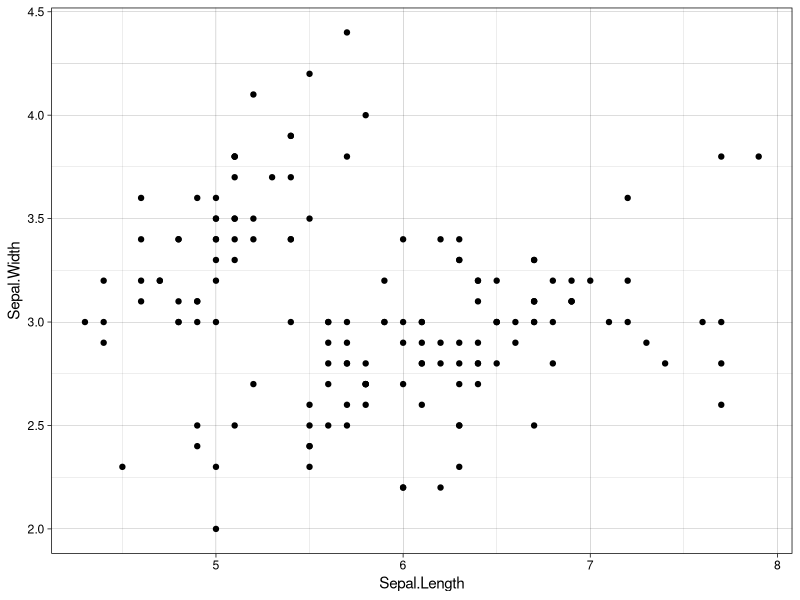
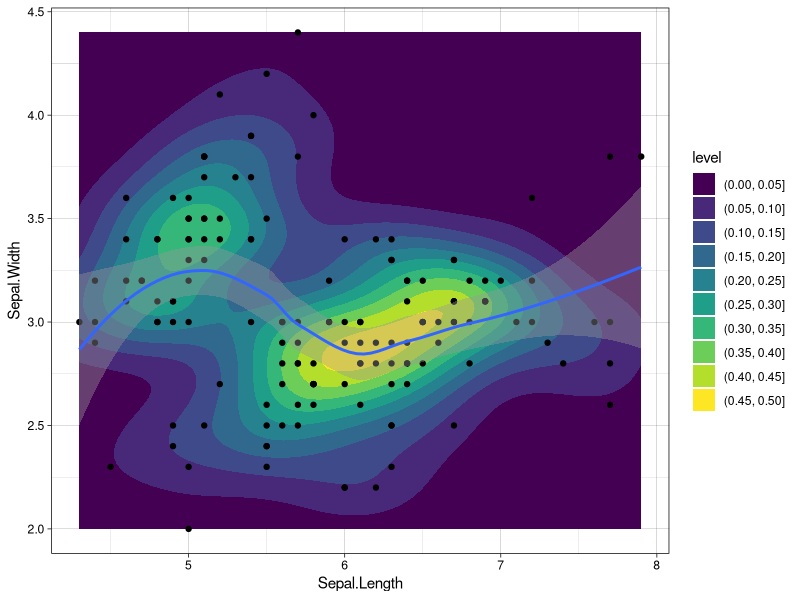
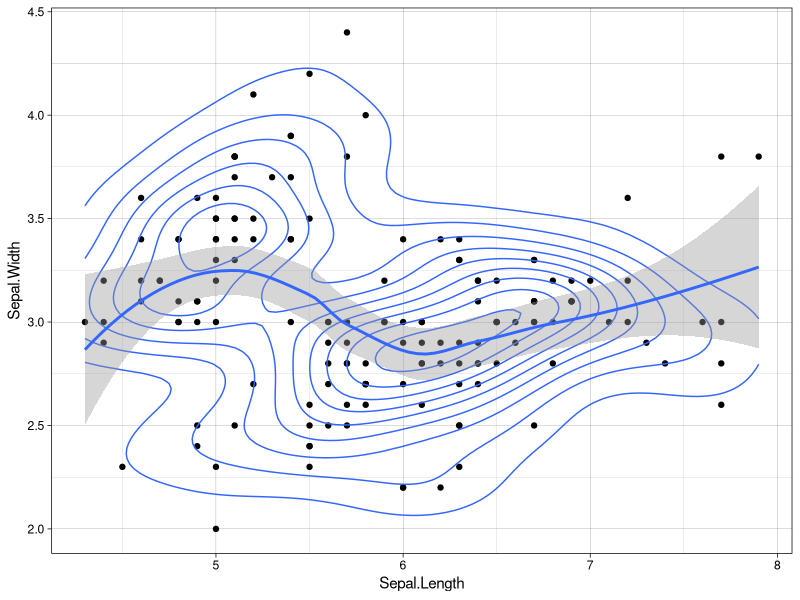
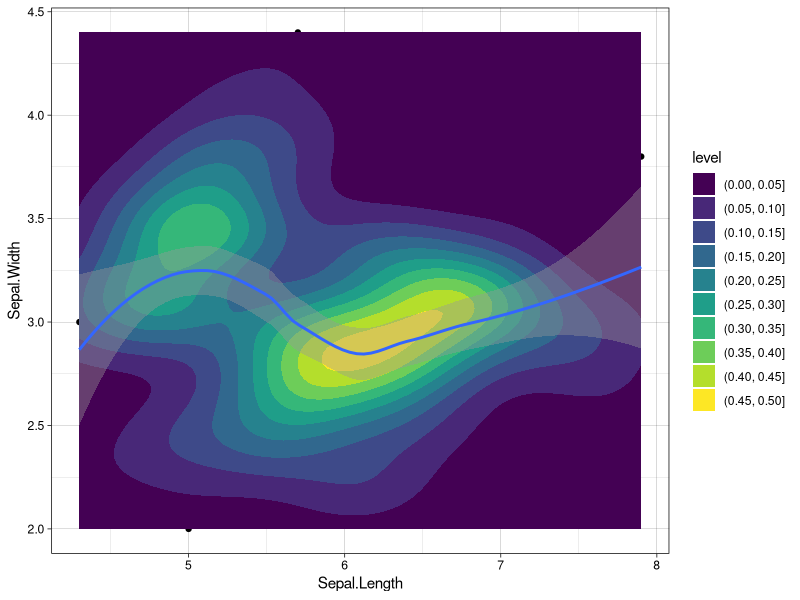
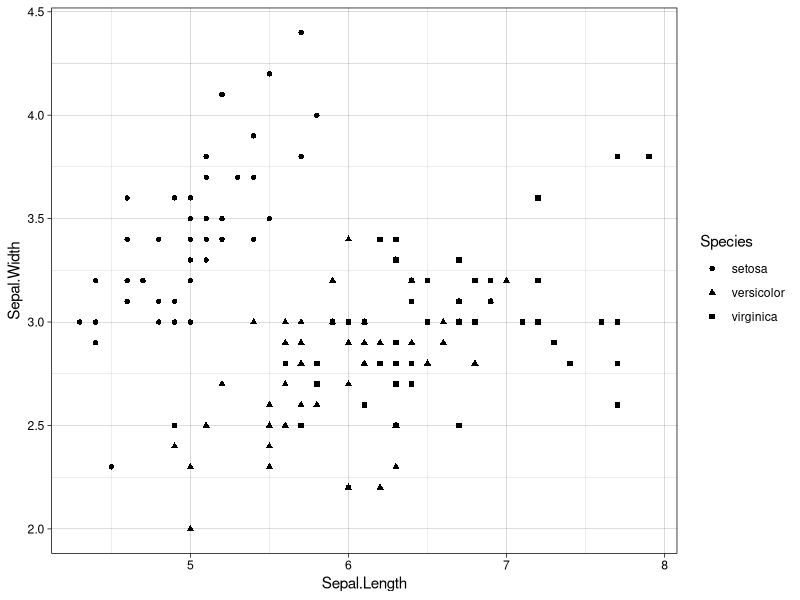
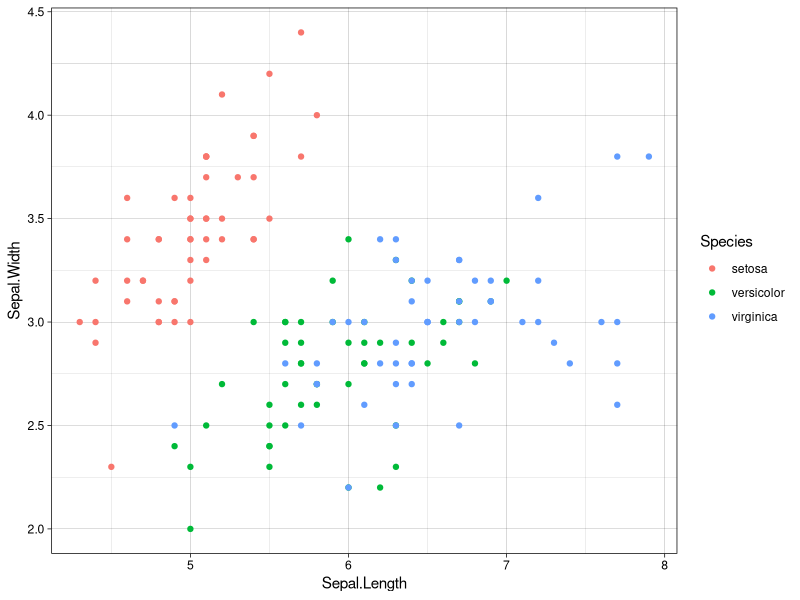
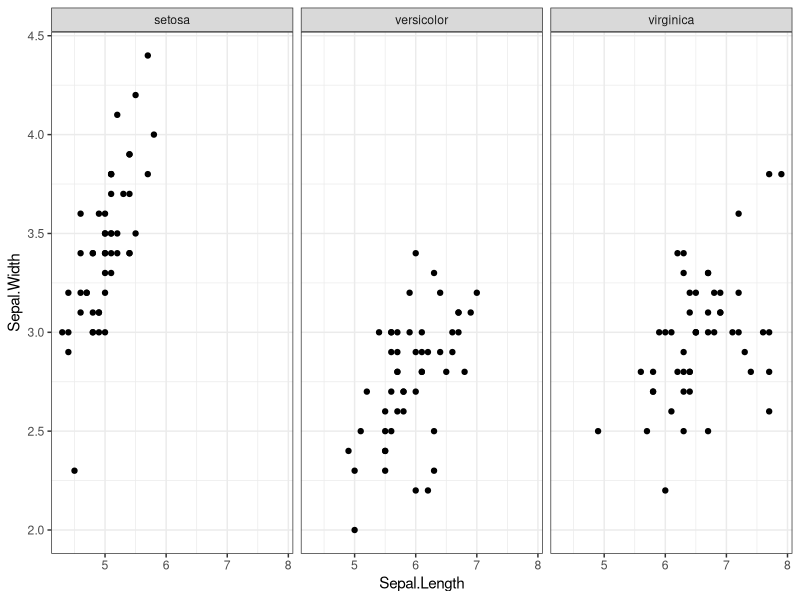
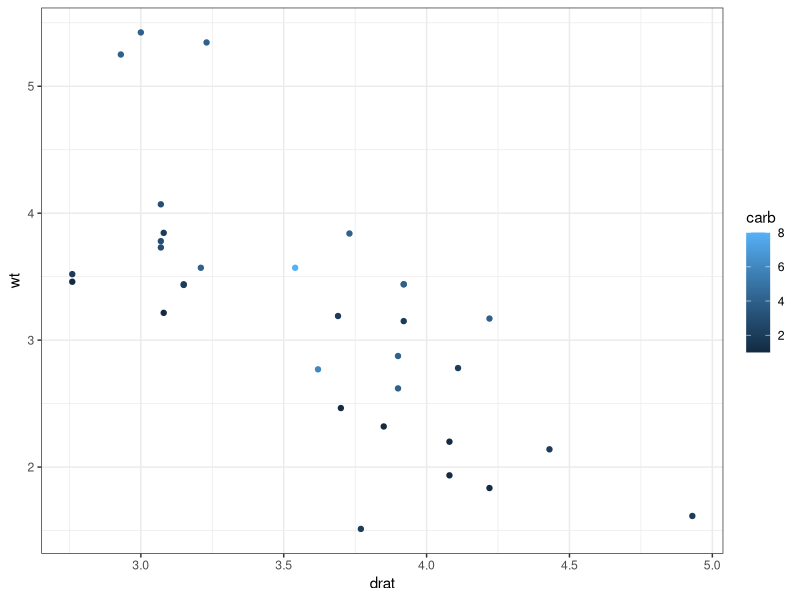

R code for these plots, in order: (Note: this script raises an error after producing the figures.)
install.packages("tidyverse")
library(tidyverse)

myTib = tibble(x = 1:4,
               y = c("london","beijing","las vegas","berlin"))

myTib

data("starwars")
starwars

sequentialTib = tibble(nItems = c(12, 45, 107),
                        cost = c(0.5, 1.2, 1.8),
                        totalWorth = nItems * cost)

sequentialTib

######################
###Exercise 1#########
data("mtcars")
mtcars

mtcarsTib <- as_tibble(mtcars)

mtcarsTib

summary(mtcarsTib)
#####################

library(tibble)
library(dplyr)

data("CO2")
CO2tib = as_tibble(CO2)

CO2tib

selectedData = select(CO2tib, 1, 2, 3, 5)

selectedData

#####################
####Exercise 2#######

selectedDatamtcars = select(mtcarsTib, !7:8)

selectedDatamtcars

#####################

filteredData = filter(selectedData, uptake > 16)

filteredData

#####################
#####Exercise 3######

filteredDatamtcars = filter(mtcarsTib, cyl != 8)

filteredDatamtcars
#####################

groupedData = group_by(filteredData, Plant)

groupedData

summarisedData = summarise(groupedData, meanUp = mean(uptake),
                           sdUp = sd(uptake))

summarisedData

mutatedData = mutate(summarisedData, CV = (sdUp / meanUp) * 100)

mutatedData

arrangedData = arrange(mutatedData, CV)

arrangedData

arrangedData2 = arrange(mutatedData, desc(CV))

arrangedData2

#########################
####Concise version######
library(dplyr)

arrangedData = CO2tib %>%
  select(c(1:3, 5)) %>%
  filter(uptake > 16) %>%
  group_by(Plant) %>%
  summarize(meanUp = mean(uptake), sdUp = sd(uptake)) %>%
  mutate(CV = (sdUp / meanUp) * 100) %>%
  arrange(CV)

arrangedData


#########################
#####Exercise 4##########

library(dplyr)

arrangedmtcarData = mtcarsTib %>%
  group_by(gear) %>%
  summarize(medianmpg = median(mpg), mediandisp = median(disp)) %>%
  mutate(mpgBYdisp = medianmpg/mediandisp)

arrangedmtcarData

#########################

########ggplot###########

library(ggplot2)
data("iris")

myPlot = ggplot(iris, aes(x = Sepal.Length, y = Sepal.Width)) +
  geom_point() +
  theme_linedraw()

myPlot

myPlot2 = ggplot(iris, aes(x = Sepal.Length, y = Sepal.Width)) +
  geom_density_2d_filled() +
  geom_point() +
  geom_smooth() +
  theme_linedraw()

myPlot2

myPlot +
  geom_density_2d() +
  geom_smooth()

myPlot +
  geom_density_2d_filled() +
  geom_smooth()

ggplot(iris, aes(x = Sepal.Length, y = Sepal.Width, shape = Species)) +
  geom_point() +
  theme_linedraw()

ggplot(iris, aes(x = Sepal.Length, y = Sepal.Width, col = Species)) +
  geom_point() +
  theme_linedraw()

ggplot(iris, aes(x = Sepal.Length, y = Sepal.Width)) +
  facet_wrap(~ Species) +
  geom_point() +
  theme_bw()

###############################
####Exercise 5#################


myPlot3 = ggplot(mtcarsTib, aes(x = drat, y = wt, col = carb)) +
  geom_point() +
  theme_bw()

myPlot3

myPlot4 = ggplot(mtcarsTib, aes(x = drat, y = wt, col = as.factor(carb))) +
  geom_point() +
  theme_bw()

myPlot4

#############################
##########TidyR##############

library(tibble)

library(tidyr)

patientData = tibble(Patient = c("A", "B", "C"),
                     Month0 = c(21, 17, 29),
                     Month3 = c(20, 21, 27),
                     Month6 = c(21, 22, 23))

patientData

tidyPatientData = gather(patientData, key = Month, value = BMI, -Patient)

tidyPatientData

#undo or make data wide
spread(tidyPatientData, key = Month, value = BMI)

#############################
####Exercise 6###############

tidymtcarsData = gather(mtcarsTib, key = vs_am_gear_carb, value = value,
                        -c(mpg, cyl, disp, hp, drat, wt, qsec))

tidymtcarsData

##############################
#####Purrr####################
library(purrr)

a = 20
pure = function(){
  a = a + 1
  a
}

side_effect = function(){
  a <<- a + 1
  a
}


c(pure(), pure())

c(side_effect(), side_effect())


listOfNumerics = list(a = rnorm(5),
                       b = rnorm(9),
                       c = rnorm(10))
listOfNumerics

elementLengths = vector("list", length = 3)
for(i in seq_along(listOfNumerics)) {
  elementLengths[[i]] = length(listOfNumerics[[i]])
}
elementLengths

#This code is difficult to read, requires us to predefine an empty vector
#to prevent the loop from being slow, and has a side effect:
#if we run the loop again, it will overwrite
#the elementLengths list.
#Instead, we can replace the for loop with the map() function.
#The first argument of all the functions in the map family is the data
#we’re iterating over. The second argument is the function we’re applying
#to each list element.

map(listOfNumerics, length)

#Returning atomic vectors. It is important to state the type of output
#to prevent bugs from unexpected types of output.

map_int(listOfNumerics, length)

map_chr(listOfNumerics, length)

map_lgl(listOfNumerics, length)

###########################
#####Exercise 7############

map_lgl(mtcars, ~sum(.) > 1000)
map_lgl(mtcars, function(.) sum(.) > 1000)


#Calculating the median of each column instead
map_lgl(mtcars, ~median(.) > 3)

###########################

map_df(listOfNumerics, length)

#using anonymous functions (base R) inside the map() family
# . is the anonymous function which is the element that map()
# is iterating over.
# purrr provides a shorthand for this and it is the tilde symbol
# ~

map(listOfNumerics, function(.) . + 2)

map(listOfNumerics, ~. + 2)

#Using walk for the side effects of a function, such as multiple plots

#Example
# splits the plotting device
#into two rows and four columns for base plots
par(mfrow = c(1, 3))

walk(listOfNumerics, hist)

#use the name of each list element as the title for its histogram
#.x to reference the list element we’re iterating over and
#.y to reference its name/index

iwalk(listOfNumerics, ~hist(.x, main = .y))

#Each of the map() functions has an i version that lets us reference
#each element’s name/index.

#Iterating over multiple lists simultaneously

multipliers = list(0.5, 10, 3)

map2(.x = listOfNumerics, .y = multipliers, ~.x * .y)

#start by using the expand.grid() function to create a data frame containing
# every combination of the input vectors. Because data frames are really
#just lists of columns, supplying one to pmap() will iterate a function
#over each column in the data frame.

arguments = expand.grid(n = c(100, 200),
                         mean = c(1, 10),
                         sd = c(1, 10))
arguments

#the function we ask pmap() to iterate over will be run using the
#arguments contained in each row of the data frame. Therefore, pmap()
#will return eight different random samples, one corresponding to each
#combination of arguments in the data frame.

par(mfrow = c(2, 4))

pmap(arguments, rnorm) %>%
  iwalk(~hist(.x, main = paste("Element", .y)))



